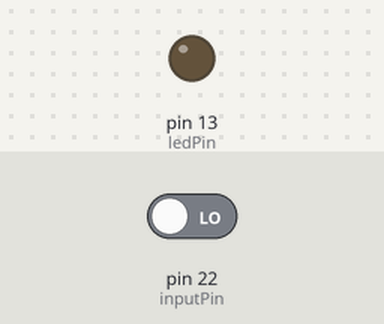
Simulated run of this sketch. Board: Arduino Mega 2560, built with avr-gcc and run on an emulated ATmega2560. On the bench: output pins drawn as LEDs (lit = HIGH). The test bench sets the inputs (shaded band); at power-on: pin 22 (inputPin) LOW.

Above: at 1.2 s.
1.3 s: pin 22 (inputPin) driven HIGH
At 2.3 s:
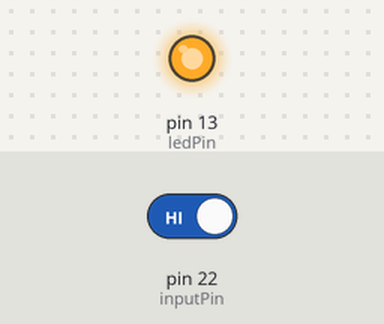
2.8 s: pin 22 (inputPin) driven LOW
At 3.4 s:
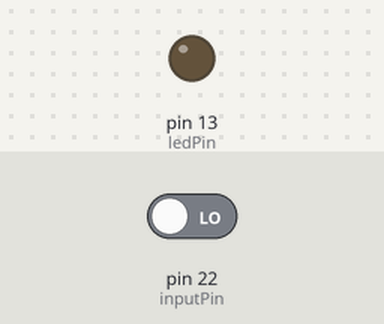
Timing chart, 0 to 5.8 s (numbered marks = the images above; inputs shaded):
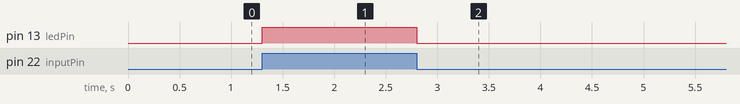

The sketch:

PIR_sensor_to_Arduino_Led.ino
```cpp
int ledPin = 13;
int inputPin = 22;
int pirState = LOW;
int val = 0;

void setup() {
  // put your setup code here, to run once:
  pinMode(ledPin, OUTPUT);
  pinMode(inputPin, INPUT);
  Serial.begin(9600);
}

void loop() {
  // put your main code here, to run repeatedly:
  val = digitalRead(inputPin);
  if (val == HIGH) {
    digitalWrite(ledPin, HIGH);
    if (pirState == LOW) {
      // we have just turned on
      // Serial.printLn("Motion detected!");
      // We only want to print on the output change, not state
      pirState = HIGH;
    }
  } else {
    digitalWrite(ledPin, LOW); //turn LED OFF
    if (pirState == HIGH){
      // we have just turned of
      // Serial.printLn("Motion ended!");
      // We only want to print on the output change, not state
      pirState = LOW;
    }
  }
}
```

Measured:
- after the input at 1.3 s, pin 13 (ledPin): LOW → HIGH at once
- after the input at 2.8 s, pin 13 (ledPin): HIGH → LOW at once
